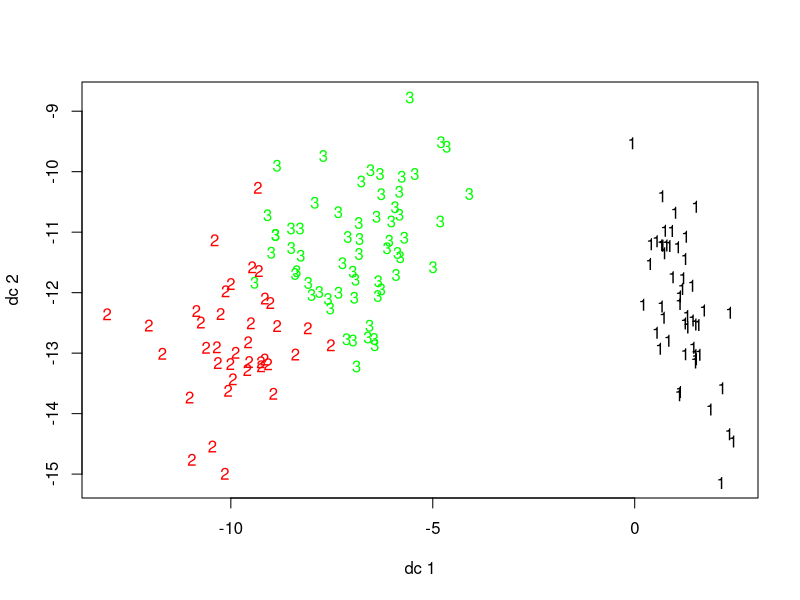
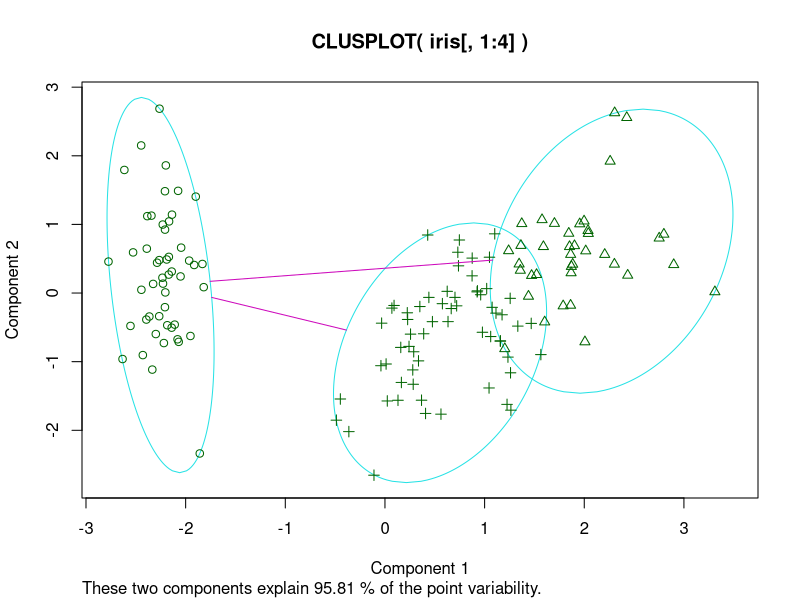
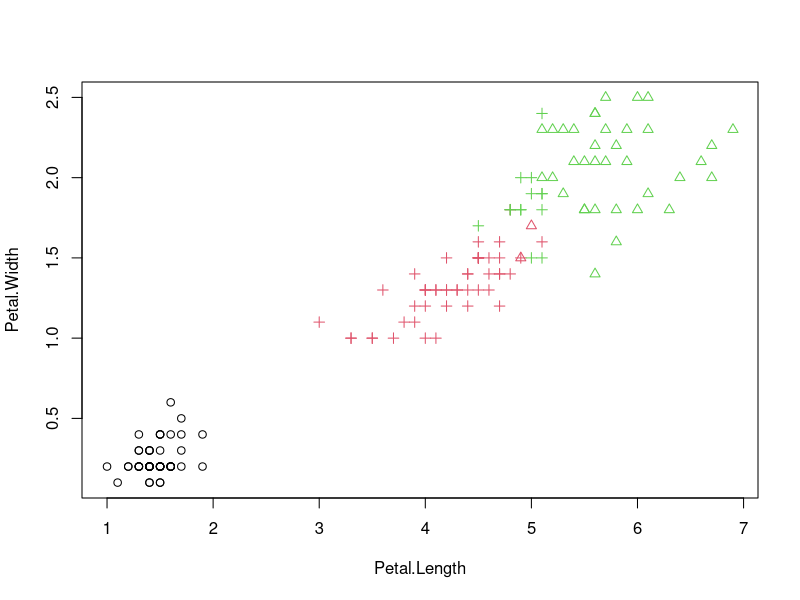

R code for these plots, in order:
install.packages('fpc', dependencies = T)
install.packages('cluster', dependencies = T)
library(fpc)
library(cluster)

cls = kmeans(iris[,1:4], centers = 3)
cls$cluster
cls$centers

# Matriz de confusão
table(iris$Species, cls$cluster)

# Visualização
plotcluster(iris[,1:4], cls$cluster)
clusplot(iris[,1:4], cls$cluster)
plot(iris[,3:4], col = iris$Species, pch = cls$cluster)
